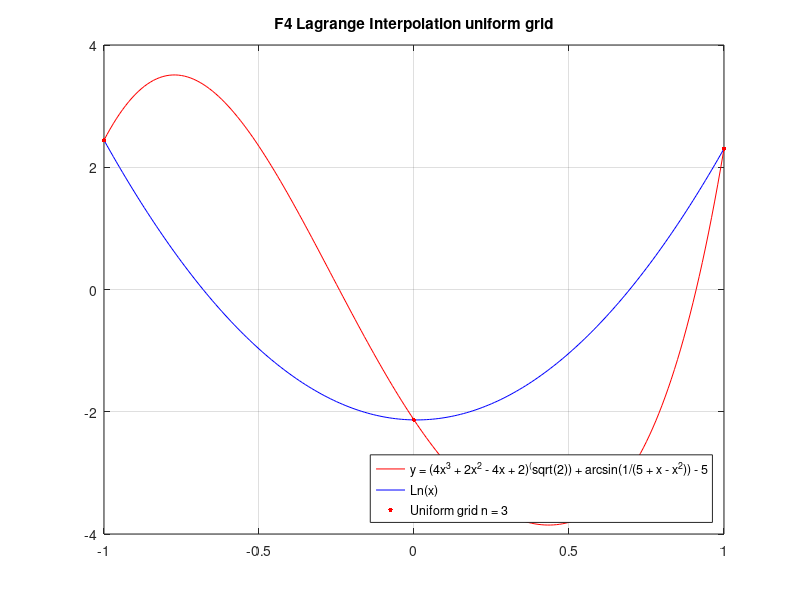
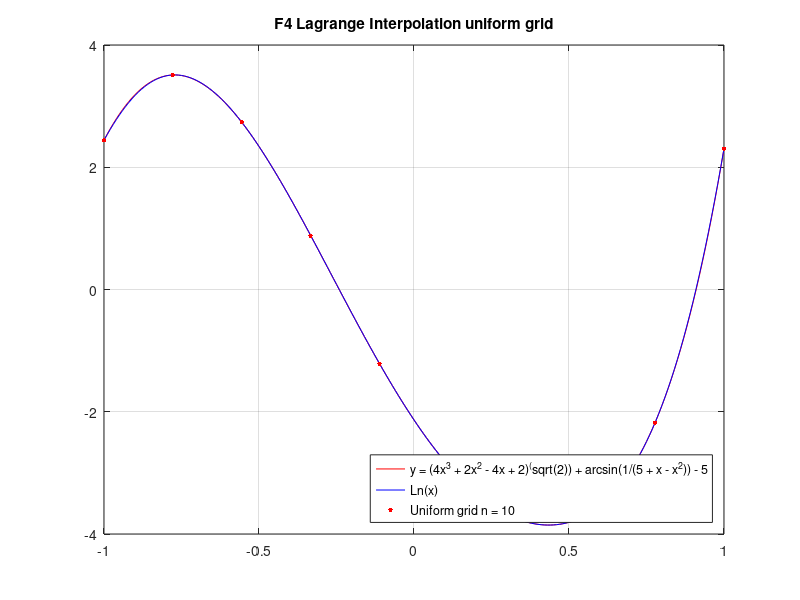
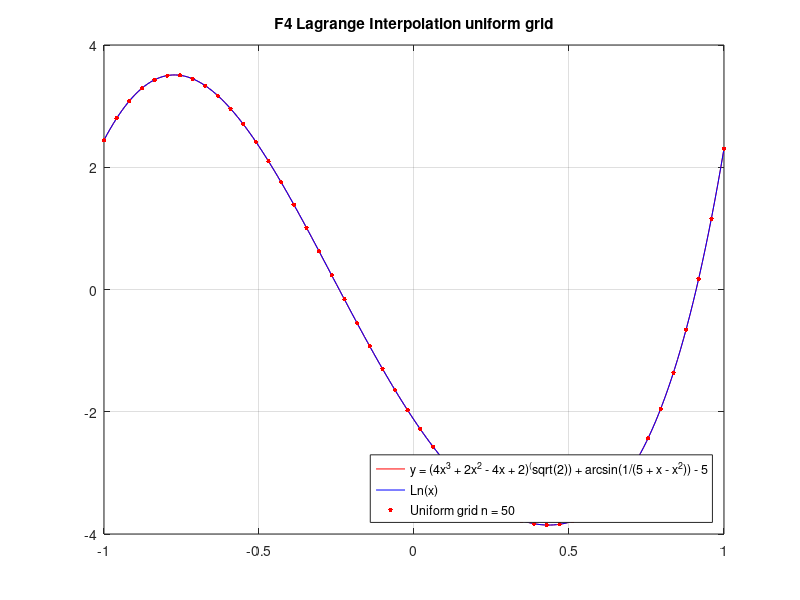

The MATLAB script that drew these images, in order:
% Интерполяция Лагранжем F4 равномерная сетка (n = 3)
dot_x=[-1  0  1];
dot_y=[2.44283  -2.1335  2.30435];

x = [-1:0.01:1];
y = (4.*x.^3 + 2.*x.^2 - 4.*x + 2).^(sqrt(2)) + asin(1./(5 + x - x.^2)) - 5;
plot(x,y,'r');
hold on

x=[-1:0.01:1];
y=[2.44283  2.35245  2.26296  2.17438  2.0867  1.99993  1.91405  1.82908  1.745  1.66183  1.57956  1.49819  1.41772  1.33816  1.25949  1.18173  1.10486  1.0289  0.953845  0.879687  0.80643  0.734075  0.662622  0.592069  0.522418  0.453669  0.385821  0.318874  0.252829  0.187685  0.123443  0.0601022  -0.00233729  -0.0638754  -0.124512  -0.184247  -0.243081  -0.301014  -0.358045  -0.414174  -0.469402  -0.523729  -0.577154  -0.629678  -0.681301  -0.732022  -0.781842  -0.83076  -0.878777  -0.925892  -0.972106  -1.01742  -1.06183  -1.10534  -1.14795  -1.18965  -1.23046  -1.27036  -1.30937  -1.34747  -1.38467  -1.42097  -1.45636  -1.49086  -1.52445  -1.55715  -1.58894  -1.61983  -1.64982  -1.6789  -1.70709  -1.73437  -1.76076  -1.78624  -1.81082  -1.8345  -1.85727  -1.87915  -1.90012  -1.9202  -1.93937  -1.95764  -1.97501  -1.99147  -2.00704  -2.0217  -2.03547  -2.04833  -2.06029  -2.07135  -2.0815  -2.09076  -2.09911  -2.10657  -2.11312  -2.11877  -2.12352  -2.12736  -2.13031  -2.13235  -2.1335  -2.13374  -2.13308  -2.13152  -2.12906  -2.12569  -2.12143  -2.11626  -2.11019  -2.10322  -2.09535  -2.08658  -2.0769  -2.06633  -2.05485  -2.04247  -2.02919  -2.01501  -1.99993  -1.98395  -1.96706  -1.94928  -1.93059  -1.911  -1.89051  -1.86911  -1.84682  -1.82363  -1.79953  -1.77453  -1.74863  -1.72183  -1.69413  -1.66553  -1.63602  -1.60561  -1.57431  -1.5421  -1.50899  -1.47497  -1.44006  -1.40424  -1.36753  -1.32991  -1.29139  -1.25197  -1.21165  -1.17042  -1.1283  -1.08527  -1.04135  -0.996516  -0.950786  -0.904154  -0.85662  -0.808185  -0.758849  -0.708611  -0.657472  -0.605432  -0.55249  -0.498646  -0.443902  -0.388255  -0.331708  -0.274259  -0.215908  -0.156656  -0.096503  -0.0354483  0.0265079  0.0893654  0.153124  0.217785  0.283347  0.34981  0.417174  0.485441  0.554608  0.624677  0.695647  0.767519  0.840292  0.913967  0.988543  1.06402  1.1404  1.21768  1.29586  1.37494  1.45493  1.53581  1.6176  1.70029  1.78388  1.86837  1.95377  2.04006  2.12726  2.21535  2.30435];
plot(x,y,'b');

% plot(dot_x,dot_y,'r--');

for i = 1:3
    plot(dot_x(i), dot_y(i), 'r.','MarkerSize', 10);
end


title('F4 Lagrange Interpolation uniform grid');
legend({'y = (4x^3 + 2x^2 - 4x + 2)^(sqrt(2)) + arcsin(1/(5 + x - x^2)) - 5', 'Ln(x)', 'Uniform grid n = 3'}, 'Location', 'southeast');

%  xlim ([-1.1 1.1]);
%  ylim ([-0.1 1.1]);

grid on;
hold off

% Интерполяция Лагранжем F4 равномерная сетка (n = 10)
figure;
dot_x = [-1  -0.777778  -0.555556  -0.333333  -0.111111  0.111111  0.333333  0.555556  0.777778  1];
dot_y = [2.44283  3.50998  2.73607  0.883203  -1.21435  -2.88318  -3.75454  -3.69189  -2.17643  2.30435];

x = [-1:0.01:1];
y = (4.*x.^3 + 2.*x.^2 - 4.*x + 2).^(sqrt(2)) + asin(1./(5 + x - x.^2)) - 5;
plot(x,y,'r');
hold on

x=[-1:0.01:1];
y=[2.44283  2.53284  2.61945  2.7025  2.78184  2.85736  2.92896  2.99654  3.06003  3.11939  3.17456  3.22553  3.27226  3.31475  3.35301  3.38704  3.41687  3.44251  3.464  3.48138  3.4947  3.50399  3.50933  3.51075  3.50833  3.50213  3.49222  3.47866  3.46153  3.4409  3.41685  3.38944  3.35878  3.32492  3.28795  3.24795  3.205  3.15918  3.11058  3.05928  3.00535  2.94888  2.88996  2.82865  2.76505  2.69924  2.6313  2.5613  2.48933  2.41547  2.3398  2.26239  2.18334  2.1027  2.02058  1.93703  1.85214  1.76599  1.67865  1.59021  1.50072  1.41028  1.31895  1.2268  1.13393  1.04038  0.946251  0.851599  0.7565  0.661025  0.565244  0.469228  0.373045  0.276765  0.180455  0.084182  -0.0119873  -0.107988  -0.203754  -0.299223  -0.394331  -0.489017  -0.583219  -0.676879  -0.769936  -0.862334  -0.954016  -1.04493  -1.13501  -1.22422  -1.3125  -1.3998  -1.48607  -1.57127  -1.65534  -1.73825  -1.81996  -1.90041  -1.97958  -2.05742  -2.13391  -2.20899  -2.28265  -2.35485  -2.42555  -2.49474  -2.56239  -2.62847  -2.69295  -2.75583  -2.81707  -2.87666  -2.93459  -2.99083  -3.04537  -3.09821  -3.14932  -3.1987  -3.24634  -3.29224  -3.33637  -3.37875  -3.41936  -3.45819  -3.49524  -3.53052  -3.564  -3.5957  -3.6256  -3.6537  -3.67999  -3.70448  -3.72715  -3.748  -3.76702  -3.78419  -3.79952  -3.81298  -3.82457  -3.83426  -3.84203  -3.84787  -3.85176  -3.85366  -3.85354  -3.85138  -3.84713  -3.84075  -3.83221  -3.82146  -3.80843  -3.79308  -3.77534  -3.75515  -3.73243  -3.70711  -3.67911  -3.64834  -3.61471  -3.57813  -3.53848  -3.49565  -3.44955  -3.40003  -3.34698  -3.29027  -3.22975  -3.16528  -3.09672  -3.02391  -2.94669  -2.8649  -2.77836  -2.6869  -2.59035  -2.48853  -2.38124  -2.2683  -2.14952  -2.02471  -1.89368  -1.75623  -1.61216  -1.46129  -1.30342  -1.13838  -0.965958  -0.785995  -0.598313  -0.402746  -0.199138  0.012658  0.232777  0.461342  0.698457  0.944215  1.19869  1.46192  1.73394  2.01476  2.30435];
plot(x,y,'b');

% plot(dot_x,dot_y,'r--');

for i = 1:10
    plot(dot_x(i), dot_y(i), 'r.','MarkerSize', 10);
end

title('F4 Lagrange Interpolation uniform grid');
legend({'y = (4x^3 + 2x^2 - 4x + 2)^(sqrt(2)) + arcsin(1/(5 + x - x^2)) - 5', 'Ln(x)', 'Uniform grid n = 10'}, 'Location', 'southeast');

%  xlim ([-1.1 1.1]);
%  ylim ([-0.7 1.1]);

grid on;
hold off

% Интерполяция Лагранжем F4 равномерная сетка (n = 50)
figure;
dot_x=[-1  -0.959184  -0.918367  -0.877551  -0.836735  -0.795918  -0.755102  -0.714286  -0.673469  -0.632653  -0.591837  -0.55102  -0.510204  -0.469388  -0.428571  -0.387755  -0.346939  -0.306122  -0.265306  -0.22449  -0.183673  -0.142857  -0.102041  -0.0612245  -0.0204082  0.0204082  0.0612245  0.102041  0.142857  0.183673  0.22449  0.265306  0.306122  0.346939  0.387755  0.428571  0.469388  0.510204  0.55102  0.591837  0.632653  0.673469  0.714286  0.755102  0.795918  0.836735  0.877551  0.918367  0.959184  1];
dot_y=[2.44283  2.80082  3.08388  3.29324  3.43107  3.50031  3.50453  3.44782  3.3347  3.16996  2.9587  2.70614  2.41763  2.09857  1.75435  1.39033  1.01175  0.623705  0.231129  -0.161277  -0.549068  -0.928089  -1.29451  -1.64484  -1.97598  -2.28523  -2.5703  -2.82932  -3.06082  -3.26376  -3.43743  -3.58139  -3.69536  -3.77906  -3.832  -3.85321  -3.84101  -3.7927  -3.70439  -3.57087  -3.38556  -3.14053  -2.8266  -2.43336  -1.94932  -1.36195  -0.657765  0.177661  1.15964  2.30435];

x = [-1:0.01:1];
y = (4.*x.^3 + 2.*x.^2 - 4.*x + 2).^(sqrt(2)) + asin(1./(5 + x - x.^2)) - 5;
plot(x,y,'r');
hold on

x=[-1:0.01:1];
y=[2.44283  2.53981  2.62792  2.71334  2.7944  2.87096  2.9431  3.01078  3.07398  3.13275  3.18711  3.23709  3.28273  3.32406  3.36112  3.39396  3.42261  3.44713  3.46757  3.48396  3.49638  3.50486  3.50947  3.51028  3.50733  3.50069  3.49042  3.47659  3.45927  3.43852  3.41441  3.38701  3.35639  3.32263  3.28579  3.24596  3.2032  3.15759  3.10921  3.05813  3.00443  2.94818  2.88947  2.82838  2.76497  2.69934  2.63156  2.5617  2.48986  2.4161  2.34051  2.26317  2.18416  2.10355  2.02143  1.93787  1.85296  1.76677  1.67937  1.59086  1.5013  1.41078  1.31936  1.22713  1.13416  1.04053  0.946309  0.851571  0.756391  0.66084  0.56499  0.468913  0.372678  0.276354  0.18001  0.0837124  -0.0124714  -0.108476  -0.204238  -0.299693  -0.394779  -0.489434  -0.583599  -0.677214  -0.770222  -0.862566  -0.954191  -1.04504  -1.13507  -1.22421  -1.31243  -1.39967  -1.48589  -1.57104  -1.65507  -1.73794  -1.81961  -1.90004  -1.97919  -2.05702  -2.1335  -2.20859  -2.28226  -2.35447  -2.42521  -2.49443  -2.56212  -2.62824  -2.69278  -2.75571  -2.81701  -2.87666  -2.93464  -2.99094  -3.04554  -3.09842  -3.14959  -3.19901  -3.24669  -3.29261  -3.33677  -3.37916  -3.41978  -3.45861  -3.49565  -3.5309  -3.56436  -3.59602  -3.62588  -3.65394  -3.68018  -3.70461  -3.72723  -3.74802  -3.76698  -3.7841  -3.79938  -3.8128  -3.82434  -3.834  -3.84175  -3.84758  -3.85146  -3.85336  -3.85326  -3.85112  -3.8469  -3.84056  -3.83206  -3.82134  -3.80835  -3.79304  -3.77533  -3.75515  -3.73245  -3.70712  -3.6791  -3.64829  -3.6146  -3.57793  -3.53818  -3.49524  -3.44899  -3.39933  -3.34611  -3.28923  -3.22853  -3.1639  -3.09519  -3.02225  -2.94494  -2.8631  -2.77657  -2.68519  -2.5888  -2.48723  -2.3803  -2.26784  -2.14967  -2.0256  -1.89544  -1.75901  -1.61611  -1.46654  -1.3101  -1.14658  -0.975785  -0.797491  -0.611489  -0.417559  -0.215481  -0.00502999  0.214022  0.441909  0.678844  0.925124  1.18087  1.44604  1.72172  2.00738  2.30435];
plot(x,y,'b');

% plot(dot_x,dot_y,'r--');

for i = 1:50
    plot(dot_x(i), dot_y(i), 'r.','MarkerSize', 10);
end

title('F4 Lagrange Interpolation uniform grid');
legend({'y = (4x^3 + 2x^2 - 4x + 2)^(sqrt(2)) + arcsin(1/(5 + x - x^2)) - 5', 'Ln(x)', 'Uniform grid n = 50'}, 'Location', 'southeast');

% xlim ([-3.1 3.1]);
% ylim ([-6 2]);

grid on;
hold off
